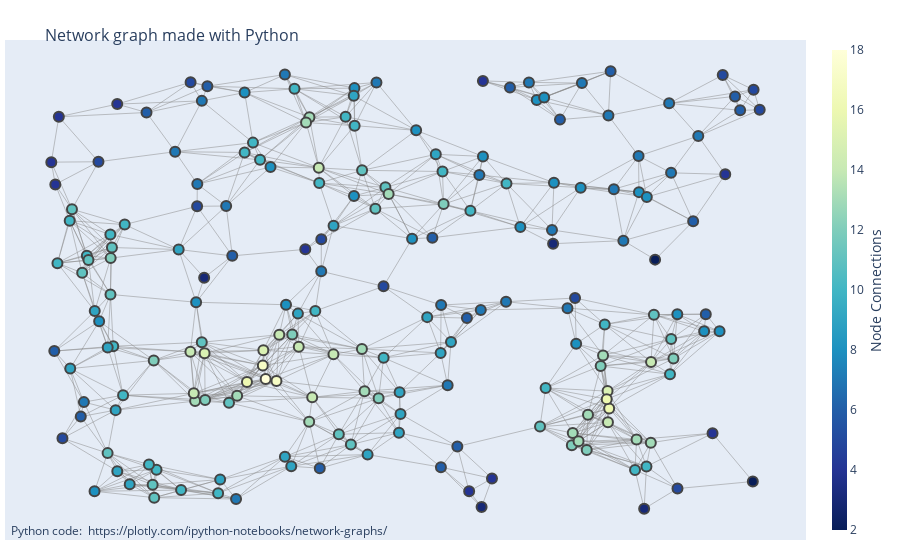

Notebook code for this chart:
### Code cell
import networkx as nx
import plotly.graph_objects as go

G = nx.random_geometric_graph(200, 0.125)

edge_x = []
edge_y = []
for edge in G.edges():
    x0, y0 = G.nodes[edge[0]]['pos']
    x1, y1 = G.nodes[edge[1]]['pos']
    edge_x.append(x0)
    edge_x.append(x1)
    edge_x.append(None)
    edge_y.append(y0)
    edge_y.append(y1)
    edge_y.append(None)
    
edge_trace = go.Scatter(
    x=edge_x, y=edge_y,
    line=dict(width=0.5, color='#888'),
    hoverinfo='none',
    mode='lines')

node_x = []
node_y = []
for node in G.nodes():
    x, y = G.nodes[node]['pos']
    node_x.append(x)
    node_y.append(y)
    
node_trace = go.Scatter(
    x=node_x, y=node_y,
    mode='markers',
    hoverinfo='text',
    marker=dict(
        showscale=True,
        #colorscale options
        #'Greys / 'Y;GnbU' / 'Greens'  / 'YlOrRd' /
        #'Bluered'  /  'RdBu'  /
        #'Reds' / 'Blues' / 'Picnic' / 'Rainbow' / 'Portland' / 'Jet' /
        # 'Hot / 'Blackbody' / 'Earth' / 'Electric' / 'Viridis' /
        colorscale = 'YlGnBu',
        reversescale=True,
        color=[],
        size=10,
        colorbar=dict(
            thickness=15,
            title='Node Connections',
            xanchor='left',
            titleside='right'
        ),
        line_width=2 ))

node_adjacencies = []
node_text = []
for node, adjacencies in enumerate(G.adjacency()):
    node_adjacencies.append(len(adjacencies[1]))
    node_text.append('# of connections: '+str(len(adjacencies[1])))
    
node_trace.marker.color = node_adjacencies
node_trace.text = node_text


fig = go.Figure(data=[edge_trace, node_trace],
                layout=go.Layout(
                    title='<br>Network graph made with Python',
                    titlefont_size=16,
                    showlegend=False,
                    hovermode='closest',
                    margin=dict(b=20, l=5, r=5, t=40),
                    annotations=[dict(
                        text="Python code: <a href='https://plotly.com/ipython-notebooks/network-graphs/'> https://plotly.com/ipython-notebooks/network-graphs/</a>",
                        showarrow=False,
                        xref="paper", yref="paper",
                        x=0.005, y=-0.002
                    )],
                xaxis=dict(showgrid=False, zeroline=False, showticklabels=False),
                yaxis=dict(showgrid=False, zeroline=False, showticklabels=False)

                ))
fig.show()

### Figure 1 — Plotly figure (JSON) as saved in the notebook; plotly's stock layout.template omitted (floating-point values rounded to 4 significant figures; data arrays with more than 128 entries replaced by an {"elided": "..."} marker saying what was removed)
{"data": [{"hoverinfo": "none", "line": {"color": "#888", "width": 0.5}, "mode": "lines", "type": "scatter", "x": {"elided": "2706 float values"}, "y": {"elided": "2706 float values"}}, {"hoverinfo": "text", "marker": {"color": {"elided": "200 int values"}, "colorbar": {"thickness": 15, "title": {"side": "right", "text": "Node Connections"}, "xanchor": "left"}, "colorscale": [[0, "rgb(255,255,217)"], [0.125, "rgb(237,248,177)"], [0.25, "rgb(199,233,180)"], [0.375, "rgb(127,205,187)"], [0.5, "rgb(65,182,196)"], [0.625, "rgb(29,145,192)"], [0.75, "rgb(34,94,168)"], [0.875, "rgb(37,52,148)"], [1, "rgb(8,29,88)"]], "line": {"width": 2}, "reversescale": true, "showscale": true, "size": 10}, "mode": "markers", "text": {"elided": "200 str values"}, "type": "scatter", "x": {"elided": "200 float values"}, "y": {"elided": "200 float values"}}], "layout": {"annotations": [{"showarrow": false, "text": "Python code: <a href='https://plotly.com/ipython-notebooks/network-graphs/'> https://plotly.com/ipython-notebooks/network-graphs/</a>", "x": 0.005, "xref": "paper", "y": -0.002, "yref": "paper"}], "hovermode": "closest", "margin": {"b": 20, "l": 5, "r": 5, "t": 40}, "showlegend": false, "title": {"font": {"size": 16}, "text": "<br>Network graph made with Python"}, "xaxis": {"showgrid": false, "showticklabels": false, "zeroline": false}, "yaxis": {"showgrid": false, "showticklabels": false, "zeroline": false}}}
